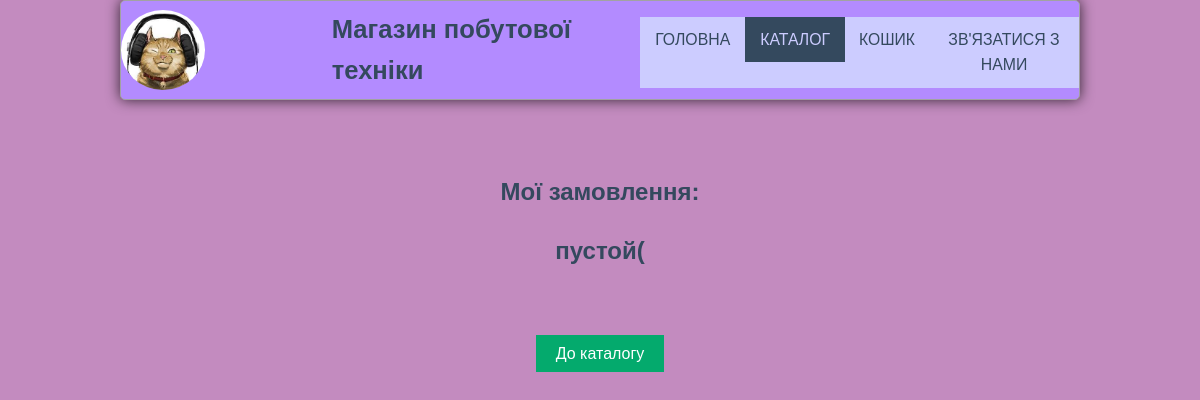
The page /orders (signed in) on the database as committed earlier.
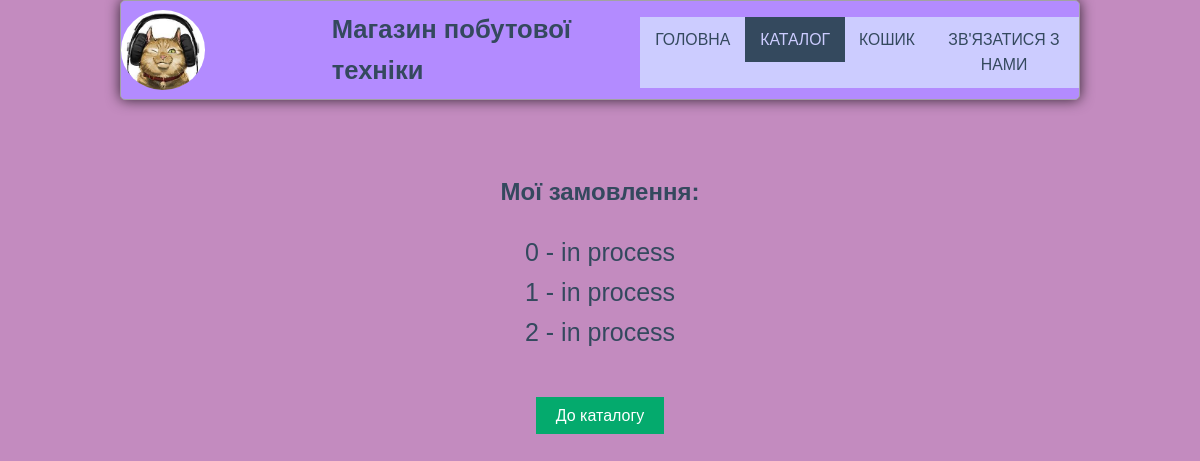
The same page on the database as committed later.
### shop/models.py (models this page shows)
class Order(models.Model):
    id = models.IntegerField
    customer = models.ForeignKey(Customer, on_delete=models.CASCADE, verbose_name='клієнт')
    status = models.CharField(max_length=255, verbose_name='статус')
    class Meta:
        verbose_name = 'Замовлення'
        verbose_name_plural = 'Замовлення'

### shop/views.py (the view)
# urls.py: path('orders', views.getAllCustomerOrders, name='orders'),
@login_required(login_url='login')
def getAllCustomerOrders(request):
    if 'username' in request.session:
        username = request.session['username']
        user = Customer.objects.get(username=username)
        orders = Order.objects.filter(customer=user)
        return render(request, 'main/orders.html', {'orders': orders})
    else:
        return redirect('login')

### shop/templates/main/orders.html (shortened to what this page needs)
{% load static %}
<!DOCTYPE html>
<html lang="en">
<head>
    <link rel="stylesheet" href="{% static 'main/css/contact_style.css' %}">
</head>
<body>
<div style=".flex-container">
    <div class="header">
        <a href="html/first.html"><img class="logo" src="{% static 'main/img/logo.png' %}" alt="Logotype!!!"></a>
        <h1 class="logoName"><a href="#">Магазин побутової техніки</a></h1>
        <ul class="main-nav">
            <li><a id="index" href="{% url 'main' %}">Головна</a></li>
            <li><a href="index.html" style="
            background-color: #34495e; color: #ccccff;">Каталог</a></li>
            <li>
                <div class="dropdown">
                    <a class="dropbtn"> Кошик
                    </a>
                </div>
            </li>
            <li><a href="{% url 'contactUs' %}">Зв'язатися з нами</a></li>
        </ul>
    </div>
<br><br><br><br><br><br>
 <div class="shopping-cart" style="text-align: center">
        <div id="shopping-cart1" class="shopping-cart1">
            <div class="title" style="text-align: center; top: 60px;">
                  <h2>Мої замовлення:</h2>
    {% if not orders %}
    <h2>пустой(</h2>
    {% else %}
        {% for order in orders %}
            <a style="left: 400px; font-size: 25px"
               href="http://127.0.0.1:8000/orders/{{order.id}}">{{order.id}}   -   {{order.status}}</a><br>
        {% endfor %}
        {% endif %}
            </div>
        </div>
     <br><br>
     <div style="text-align: center; top: 400px">
                <form>
                    <a class="continue" href="{% url 'catalog' %}">До каталогу</a>
                </form>
            </div>
    </div>
</div>
</body>
</html>

Rows that differ between the two databases and show on the page:
added Order: id "0", status "in process"
added Order: id "1", status "in process"
added Order: id "2", status "in process"
Other text that changed with them:
text no longer shown: "пустой("
